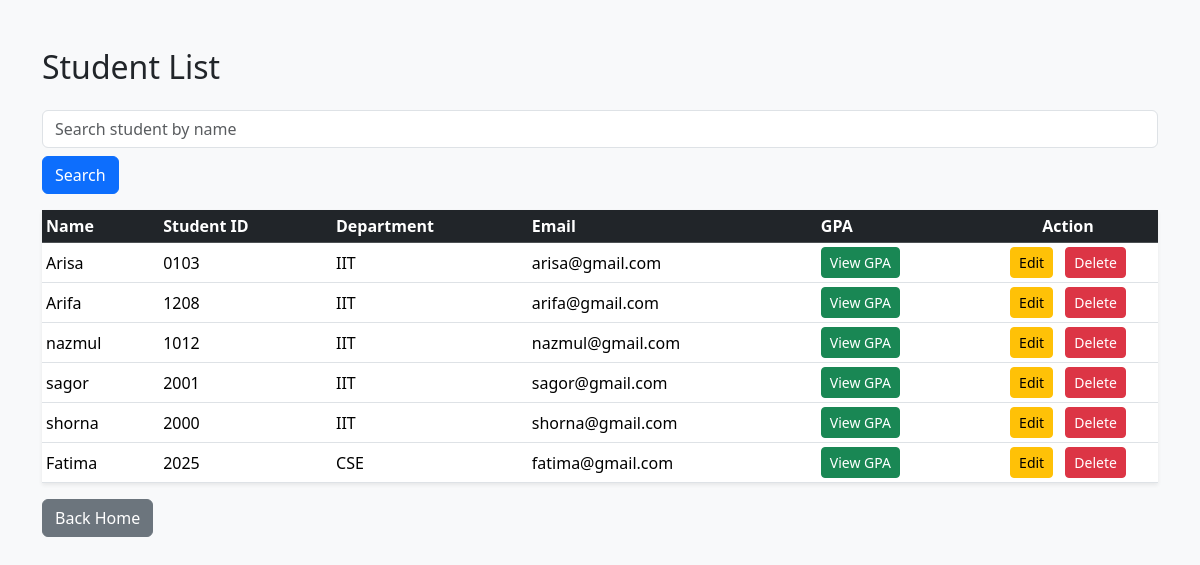
The page /students/ on the database its author committed.
### academics/models.py (models this page shows, shortened)
class Student(models.Model):
    name = models.CharField(max_length=100)
    student_id = models.CharField(max_length=20, unique=True)
    department = models.CharField(max_length=100)
    email = models.EmailField()

### academics/views.py (the view)
# urls.py: path('students/', student_list, name='student_list'),
def student_list(request):
    students = Student.objects.all()
    return render(request, 'student_list.html', {'students': students})

### academics/templates/student_list.html (shortened to what this page needs)
<!DOCTYPE html>
<html>
<head>
    <link href="https://cdn.jsdelivr.net/npm/bootstrap@5.3.3/dist/css/bootstrap.min.css" rel="stylesheet">
</head>
<body class="bg-light">
<div class="container mt-5">
    <h2 class="mb-4">Student List</h2>
    <form method="GET" action="/search/" class="mb-3">
        <input type="text" name="q" placeholder="Search student by name" class="form-control">
        <button type="submit" class="btn btn-primary mt-2">Search</button>
    </form>
    <table class="table table-hover table-sm bg-white shadow-sm align-middle">
        <thead class="table-dark">
            <tr>
                <th>Name</th>
                <th>Student ID</th>
                <th>Department</th>
                <th>Email</th>
                <th>GPA</th>
               <th class="text-center" style="width: 180px;">Action</th>
            </tr>
        </thead>
        <tbody>
            {% for student in students %}
            <tr>
                <td>{{ student.name }}</td>
                <td>{{ student.student_id }}</td>
                <td>{{ student.department }}</td>
                <td>{{ student.email }}</td>
                <td>
                    <a href="/gpa/{{ student.id }}/" class="btn btn-sm btn-success">View GPA</a>
                </td>
                <td style="white-space: nowrap;" class="text-center">
                    <a href="/edit-student/{{ student.id }}/"
                    class="btn btn-warning btn-sm me-2">Edit</a>
                    <a href="/delete-student/{{ student.id }}/"
                    class="btn btn-danger btn-sm"
                    onclick="return confirm('Are you sure?')">Delete</a>
                </td>
            </tr>
            {% endfor %}
        </tbody>
    </table>
    <a href="/" class="btn btn-secondary">Back Home</a>
</div>
</body>
</html>

### rows shown on the page
Student: name "Arisa", student_id "0103", department "IIT", email "arisa@gmail.com"
Student: name "Arifa", student_id "1208", department "IIT", email "arifa@gmail.com"
Student: name "nazmul", student_id "1012", department "IIT", email "nazmul@gmail.com"
Student: name "sagor", student_id "2001", department "IIT", email "sagor@gmail.com"
Student: name "shorna", student_id "2000", department "IIT", email "shorna@gmail.com"
Student: name "Fatima", student_id "2025", department "CSE", email "fatima@gmail.com"
